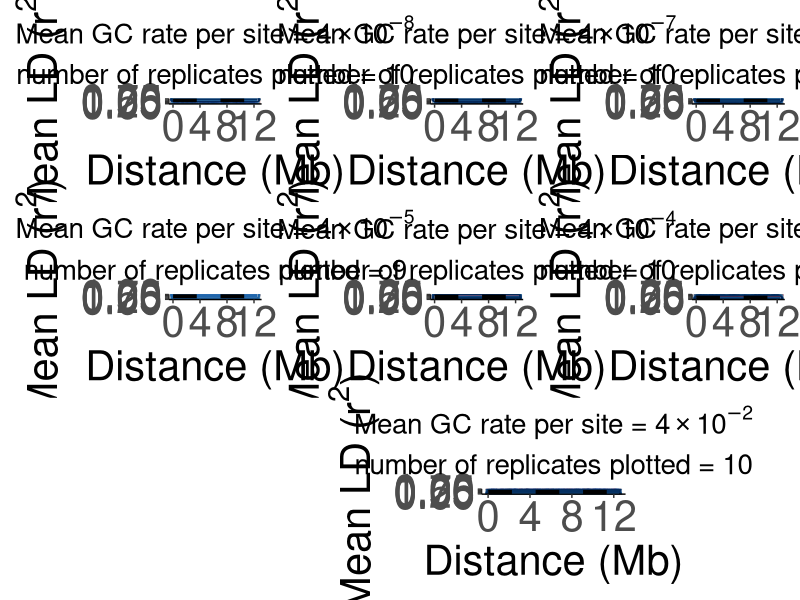

Here is the R script that generated this plot:
#!/usr/bin/env Rscript
library(tidyverse)
library(scales)
library(patchwork)

max_ee <- 100
maxd <- 12.5 	

LD_data_05 <- read.csv("Data_LD__nonconstant_sh_GC_1e-05.csv")
LD_data_06 <- read.csv("Data_LD__nonconstant_sh_GC_1e-06.csv")
LD_data_07 <- read.csv("Data_LD__nonconstant_sh_GC_1e-07.csv")
LD_data_08 <- read.csv("Data_LD__nonconstant_sh_GC_1e-08.csv")
LD_data_09 <- read.csv("Data_LD__nonconstant_sh_GC_1e-09.csv")
LD_data_10 <- read.csv("Data_LD__nonconstant_sh_GC_1e-10.csv")
LD_data_11 <- read.csv("Data_LD__nonconstant_sh_GC_1e-11.csv")

print("---")

# Plotting LD decay (r^2 and Dprime)

# 05
LD_data_05$Rep <- as.factor(LD_data_05$Rep)
r2_plot_05 <- ggplot(LD_data_05, aes(x=DIST_MB, y=R.2)) + 
	geom_point(aes(color=Rep),alpha=0.1) + 
	geom_smooth(aes(color=Rep)) + 
	geom_smooth(col='black',size=2,linetype="dashed", se=FALSE) + 
    scale_color_brewer(palette = "RdBu") +     
    labs(x="Distance (Mb)",y=expression(paste("Mean LD (",r^2,")")), 
		subtitle=paste("number of replicates plotted = ", length(unique(LD_data_05$Rep)) , sep = ""),
		title=expression(paste("Mean GC rate per site = ", 4%*%10^-2))) + 

	xlim(0,maxd) + 
	ylim(0,1)
	
# 06
LD_data_06$Rep <- as.factor(LD_data_06$Rep)
r2_plot_06 <- ggplot(LD_data_06, aes(x=DIST_MB, y=R.2)) + 
	geom_point(aes(color=Rep),alpha=0.1) + 
	geom_smooth(aes(color=Rep)) + 
	geom_smooth(col='black',size=2,linetype="dashed", se=FALSE) + 
    scale_color_brewer(palette = "RdBu") +     
    labs(x="Distance (Mb)",y=expression(paste("Mean LD (",r^2,")")), 
    		subtitle=paste("number of replicates plotted = ", length(unique(LD_data_06$Rep)) , sep = ""),
		title=expression(paste("Mean GC rate per site = ", 4%*%10^-3))) + 
	xlim(0,maxd) + 
	ylim(0,1) 

# 07	
LD_data_07$Rep <- as.factor(LD_data_07$Rep)	
r2_plot_07 <- ggplot(LD_data_07, aes(x=DIST_MB, y=R.2)) + 
	geom_point(aes(color=Rep),alpha=0.1) + 
	geom_smooth(aes(color=Rep)) + 
	geom_smooth(col='black',size=2,linetype="dashed", se=FALSE) + 
    scale_color_brewer(palette = "RdBu") +     
    labs(x="Distance (Mb)",y=expression(paste("Mean LD (",r^2,")")), 
    		subtitle=paste("number of replicates plotted = ", length(unique(LD_data_07$Rep)) , sep = ""),
		title=expression(paste("Mean GC rate per site = ", 4%*%10^-4))) + 
	xlim(0,maxd) + 
	ylim(0,1) 
                     
# 08	
LD_data_08$Rep <- as.factor(LD_data_08$Rep)	
r2_plot_08 <- ggplot(LD_data_08, aes(x=DIST_MB, y=R.2)) + 
	geom_point(aes(color=Rep),alpha=0.1) + 
	geom_smooth(aes(color=Rep)) + 
	geom_smooth(col='black',size=2,linetype="dashed", se=FALSE) + 
    scale_color_brewer(palette = "RdBu") +     
    labs(x="Distance (Mb)",y=expression(paste("Mean LD (",r^2,")")), 
    		subtitle=paste("number of replicates plotted = ", length(unique(LD_data_08$Rep)) , sep = ""),
		title=expression(paste("Mean GC rate per site = ", 4%*%10^-5))) + 
	xlim(0,maxd) + 
	ylim(0,1) 
                     
                    
# 09	
LD_data_09$Rep <- as.factor(LD_data_09$Rep)	
r2_plot_09 <- ggplot(LD_data_09, aes(x=DIST_MB, y=R.2)) + 
	geom_point(aes(color=Rep),alpha=0.1) + 
	geom_smooth(aes(color=Rep)) + 
	geom_smooth(col='black',size=2,linetype="dashed", se=FALSE) + 
    scale_color_brewer(palette = "RdBu") +     
    labs(x="Distance (Mb)",y=expression(paste("Mean LD (",r^2,")")), 
    		subtitle=paste("number of replicates plotted = ", length(unique(LD_data_09$Rep)) , sep = ""),
		title=expression(paste("Mean GC rate per site = ", 4%*%10^-6))) + 
	xlim(0,maxd) + 
	ylim(0,1) 
	
# 10	
LD_data_10$Rep <- as.factor(LD_data_10$Rep)	
r2_plot_10 <- ggplot(LD_data_10, aes(x=DIST_MB, y=R.2)) + 
	geom_point(aes(color=Rep),alpha=0.1) + 
	geom_smooth(aes(color=Rep)) + 
	geom_smooth(col='black',size=2,linetype="dashed", se=FALSE) + 
    scale_color_brewer(palette = "RdBu") +     
    labs(x="Distance (Mb)",y=expression(paste("Mean LD (",r^2,")")), 
    		subtitle=paste("number of replicates plotted = ", length(unique(LD_data_10$Rep)) , sep = ""),
		title=expression(paste("Mean GC rate per site = ", 4%*%10^-7))) + 
	xlim(0,maxd) + 
	ylim(0,1) 
	
# 11	
LD_data_11$Rep <- as.factor(LD_data_11$Rep)	
r2_plot_11 <- ggplot(LD_data_11, aes(x=DIST_MB, y=R.2)) + 
	geom_point(aes(color=Rep),alpha=0.1) + 
	geom_smooth(aes(color=Rep)) + 
	geom_smooth(col='black',size=2,linetype="dashed", se=FALSE) + 
    scale_color_brewer(palette = "RdBu") +     
    labs(x="Distance (Mb)",y=expression(paste("Mean LD (",r^2,")")), 
    		subtitle=paste("number of replicates plotted = ", length(unique(LD_data_11$Rep)) , sep = ""),
		title=expression(paste("Mean GC rate per site = ", 4%*%10^-8))) + 
	xlim(0,maxd) + 
	ylim(0,1) 
                     
r2_plot_all <- (r2_plot_11 + r2_plot_10 + r2_plot_09) / (r2_plot_08 + r2_plot_07 + r2_plot_06) / (plot_spacer() + r2_plot_05 + plot_spacer())  & theme(panel.grid.major=element_blank(),
    	      panel.grid.minor=element_blank(),
    	      panel.background=element_blank(),
    	      axis.line = element_line(color="black"),
    	      
    	      plot.title=element_text(size=20, hjust=0.5,),
    	      plot.subtitle=element_text(size=20, hjust=0.5),
	      plot.caption=element_text(size=20, hjust=0.5),
	      axis.title.y=element_text(size=30),
	      axis.title.x=element_text(size=30),
	      
	      axis.text.x=element_text(size=30),
	      axis.text.y=element_text(size=30),
	      
	      legend.position="none") 
	      
r2_plot_all <- r2_plot_all + plot_annotation(theme = theme(plot.caption = element_text(size=20, hjust=0.5)))

ggsave(filename = "LD_r2_nonconstant_GC_all_rates.png",
	plot = r2_plot_all,
	dpi = 300,
	width=18,
	height=25)
		

print(warnings())
